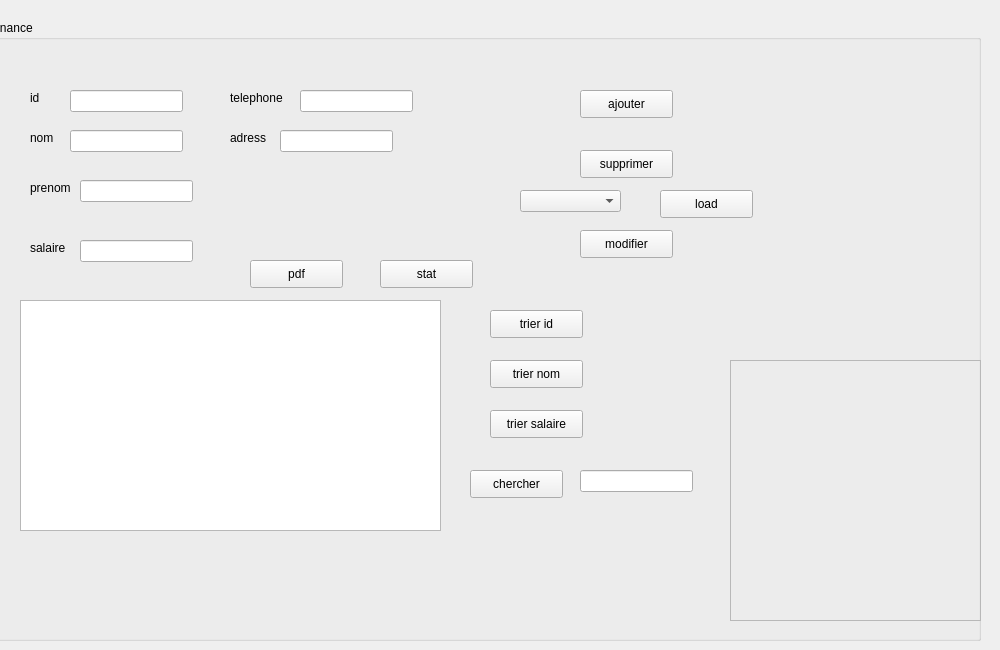
   <widget class="QWidget" name="page_11">
    <widget class="QGroupBox" name="groupBox">
     <property name="geometry">
      <rect>
       <x>-10</x>
       <y>20</y>
       <width>991</width>
       <height>621</height>
      </rect>
     </property>
     <property name="title">
      <string>Finance</string>
     </property>
     <widget class="QLabel" name="label_3">
      <property name="geometry">
       <rect>
        <x>40</x>
        <y>70</y>
        <width>56</width>
        <height>16</height>
       </rect>
      </property>
      <property name="text">
       <string>id</string>
      </property>
     </widget>
     <widget class="QLabel" name="label_4">
      <property name="geometry">
       <rect>
        <x>40</x>
        <y>110</y>
        <width>56</width>
        <height>16</height>
       </rect>
      </property>
      <property name="text">
       <string>nom</string>
      </property>
     </widget>
     <widget class="QLabel" name="label_5">
      <property name="geometry">
       <rect>
        <x>40</x>
        <y>160</y>
        <width>56</width>
        <height>16</height>
       </rect>
      </property>
      <property name="text">
       <string>prenom</string>
      </property>
     </widget>
     <widget class="QLabel" name="label_6">
      <property name="geometry">
       <rect>
        <x>40</x>
        <y>220</y>
        <width>56</width>
        <height>16</height>
       </rect>
      </property>
      <property name="text">
       <string>salaire</string>
      </property>
     </widget>
     <widget class="QLabel" name="label_7">
      <property name="geometry">
       <rect>
        <x>240</x>
        <y>70</y>
        <width>56</width>
        <height>16</height>
       </rect>
      </property>
      <property name="text">
       <string>telephone</string>
      </property>
     </widget>
     <widget class="QLabel" name="label_8">
      <property name="geometry">
       <rect>
        <x>240</x>
        <y>110</y>
        <width>56</width>
        <height>16</height>
       </rect>
      </property>
      <property name="text">
       <string>adress</string>
      </property>
     </widget>
     <widget class="QLineEdit" name="id_lineEdit">
      <property name="geometry">
       <rect>
        <x>80</x>
        <y>70</y>
        <width>113</width>
        <height>22</height>
       </rect>
      </property>
     </widget>
     <widget class="QLineEdit" name="nom_lineEdit_2">
      <property name="geometry">
       <rect>
        <x>80</x>
        <y>110</y>
        <width>113</width>
        <height>22</height>
       </rect>
      </property>
     </widget>
     <widget class="QLineEdit" name="prenom_lineEdit_3">
      <property name="geometry">
       <rect>
        <x>90</x>
        <y>160</y>
        <width>113</width>
        <height>22</height>
       </rect>
      </property>
     </widget>
     <widget class="QLineEdit" name="salaire_lineEdit_4">
      <property name="geometry">
       <rect>
        <x>90</x>
        <y>220</y>
        <width>113</width>
        <height>22</height>
       </rect>
      </property>
     </widget>
     <widget class="QLineEdit" name="tele_lineEdit_5">
      <property name="geometry">
       <rect>
        <x>310</x>
        <y>70</y>
        <width>113</width>
        <height>22</height>
       </rect>
      </property>
     </widget>
     <widget class="QLineEdit" name="adress_lineEdit_6">
      <property name="geometry">
       <rect>
        <x>290</x>
        <y>110</y>
        <width>113</width>
        <height>22</height>
       </rect>
      </property>
     </widget>
     <widget class="QTableView" name="tableView">
      <property name="geometry">
       <rect>
        <x>30</x>
        <y>280</y>
        <width>421</width>
        <height>231</height>
       </rect>
      </property>
     </widget>
     <widget class="QPushButton" name="pb_ajouter">
      <property name="geometry">
       <rect>
        <x>590</x>
        <y>70</y>
        <width>93</width>
        <height>28</height>
       </rect>
      </property>
      <property name="text">
       <string>ajouter</string>
      </property>
     </widget>
     <widget class="QPushButton" name="pb_supprimer">
      <property name="geometry">
       <rect>
        <x>590</x>
        <y>130</y>
        <width>93</width>
        <height>28</height>
       </rect>
      </property>
      <property name="text">
       <string>supprimer</string>
      </property>
     </widget>
     <widget class="QPushButton" name="pb_modifier">
      <property name="geometry">
       <rect>
        <x>590</x>
        <y>210</y>
        <width>93</width>
        <height>28</height>
       </rect>
      </property>
      <property name="text">
       <string>modifier</string>
      </property>
     </widget>
     <widget class="QPushButton" name="pb_load">
      <property name="geometry">
       <rect>
        <x>670</x>
        <y>170</y>
        <width>93</width>
        <height>28</height>
       </rect>
      </property>
      <property name="text">
       <string>load</string>
      </property>
     </widget>
     <widget class="QComboBox" name="comboBox">
      <property name="geometry">
       <rect>
        <x>530</x>
        <y>170</y>
        <width>101</width>
        <height>22</height>
       </rect>
      </property>
     </widget>
     <widget class="QPushButton" name="pb_trier_id">
      <property name="geometry">
       <rect>
        <x>500</x>
        <y>290</y>
        <width>93</width>
        <height>28</height>
       </rect>
      </property>
      <property name="text">
       <string>trier id</string>
      </property>
     </widget>
     <widget class="QPushButton" name="pb_trier_nom">
      <property name="geometry">
       <rect>
        <x>500</x>
        <y>340</y>
        <width>93</width>
        <height>28</height>
       </rect>
      </property>
      <property name="text">
       <string>trier nom</string>
      </property>
     </widget>
     <widget class="QPushButton" name="pb_trier_prenom">
      <property name="geometry">
       <rect>
        <x>500</x>
        <y>390</y>
        <width>93</width>
        <height>28</height>
       </rect>
      </property>
      <property name="text">
       <string>trier salaire</string>
      </property>
     </widget>
     <widget class="QPushButton" name="pb_rechercher">
      <property name="geometry">
       <rect>
        <x>480</x>
        <y>450</y>
        <width>93</width>
        <height>28</height>
       </rect>
      </property>
      <property name="text">
       <string>chercher</string>
      </property>
     </widget>
     <widget class="QLineEdit" name="rech">
      <property name="geometry">
       <rect>
        <x>590</x>
        <y>450</y>
        <width>113</width>
        <height>22</height>
       </rect>
      </property>
     </widget>
     <widget class="QPushButton" name="pb_pdf">
      <property name="geometry">
       <rect>
        <x>260</x>
        <y>240</y>
        <width>93</width>
        <height>28</height>
       </rect>
      </property>
      <property name="text">
       <string>pdf</string>
      </property>
     </widget>
     <widget class="QFrame" name="frame">
      <property name="geometry">
       <rect>
        <x>740</x>
        <y>340</y>
        <width>251</width>
        <height>261</height>
       </rect>
      </property>
      <property name="frameShape">
       <enum>QFrame::StyledPanel</enum>
      </property>
      <property name="frameShadow">
       <enum>QFrame::Raised</enum>
      </property>
     </widget>
     <widget class="QPushButton" name="pb_stat">
      <property name="geometry">
       <rect>
        <x>390</x>
        <y>240</y>
        <width>93</width>
        <height>28</height>
       </rect>
      </property>
      <property name="text">
       <string>stat</string>
      </property>
     </widget>
    </widget>
   </widget>
